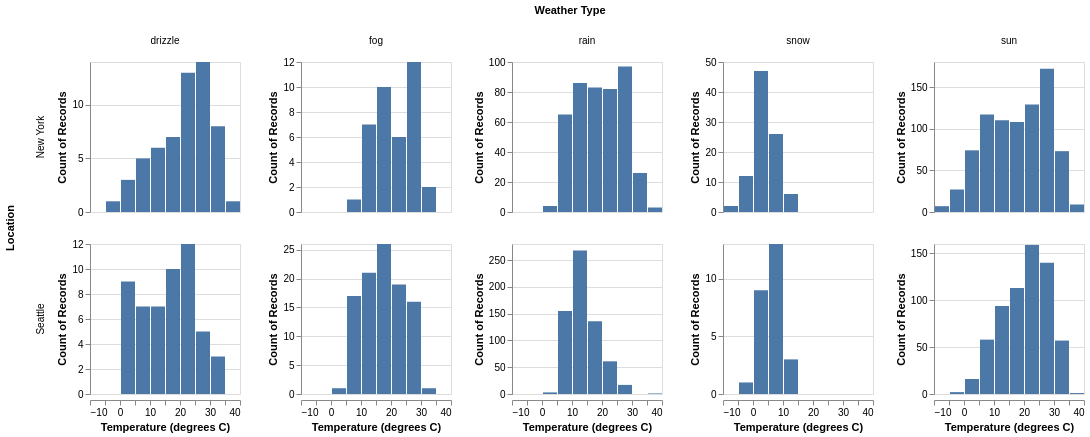

The code cell stored with this chart in its notebook:
### Code cell
# Solution
base = alt.Chart(df).mark_bar().encode(
    alt.X('temp_max:Q').bin().title('Temperature (degrees C)'),
    alt.Y('count():Q')
).properties(
    width=150,
    height=150
)

base.facet(
    row=alt.Row('location:N').title('Location'),
    column=alt.Column('weather:N').title('Weather Type')
).resolve_scale(
    y='independent'
)

### Figure 1 — Vega-Lite specification as saved in the notebook (floating-point values rounded to 4 significant figures; data arrays with more than 128 entries replaced by an {"elided": "..."} marker saying what was removed)
{"config": {"view": {"continuousWidth": 300, "continuousHeight": 300}}, "data": {"name": "data-0e4b4088054dec206bbee1cdbde321fc"}, "facet": {"column": {"field": "weather", "title": "Weather Type", "type": "nominal"}, "row": {"field": "location", "title": "Location", "type": "nominal"}}, "spec": {"mark": {"type": "bar"}, "encoding": {"x": {"bin": {}, "field": "temp_max", "title": "Temperature (degrees C)", "type": "quantitative"}, "y": {"aggregate": "count", "type": "quantitative"}}, "height": 150, "width": 150}, "resolve": {"scale": {"y": "independent"}}, "$schema": "https://vega.github.io/schema/vega-lite/v5.17.0.json", "datasets": {"data-0e4b4088054dec206bbee1cdbde321fc": {"elided": "2922 records"}}}
